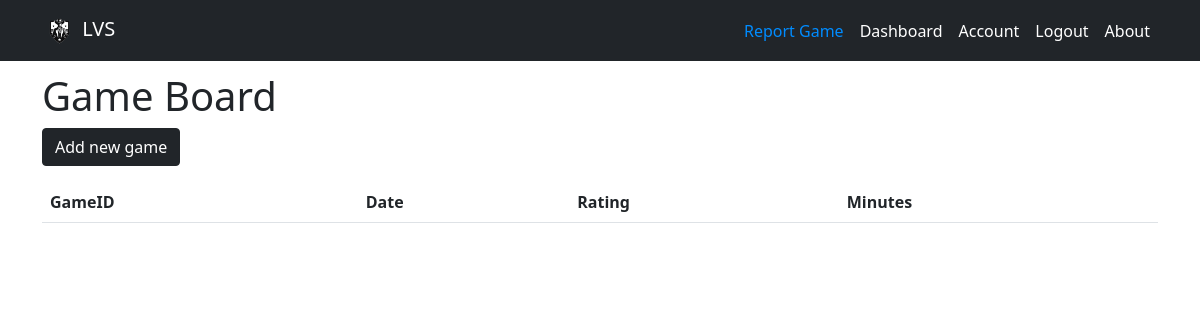
/games/1 (signed in), run on an earlier commit of the app's database.
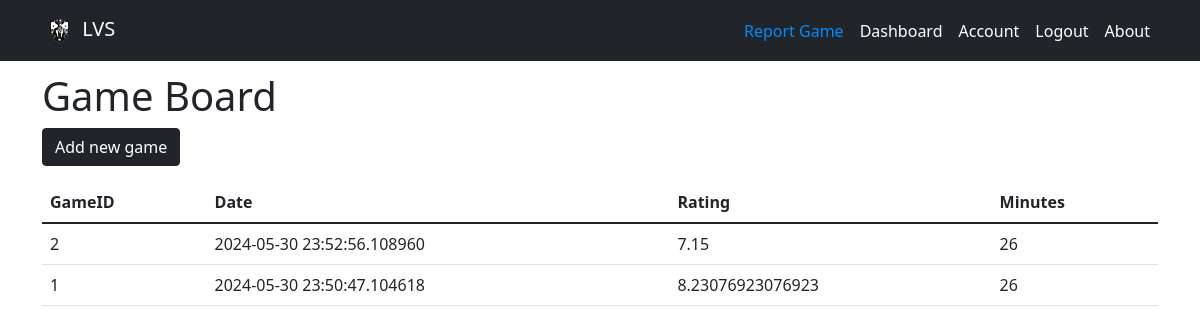
And on a later commit of the database.
### models.py (models this page shows, shortened)
class Game(db.Model):
    __tablename__ = 'game'
    id = db.Column(Integer, primary_key = True)
    position = db.Column(String(10))
    playerid = Column(Integer, ForeignKey('player.id', ondelete="CASCADE"))
    rating = Column(Float)
    game_date = Column(DateTime)
    goals = Column(Integer)
    assists = Column(Integer)
    tackles = Column(Integer)
    saves = Column(Integer)
    time = Column(Integer)

### app.py (the view)
@app.route('/games/<int:id>', methods=['GET'])
@login_required
def game(id):
    all_games = Game.query.order_by(Game.game_date.desc()).limit(5).all()
    player = Player.query.where(Player.id == id).first()
    return render_template("game.html", games = all_games, player = player)

### app.py (called while the page is built)
@login_manager.user_loader
def load_user(id):
    return Player.query.get(int(id))

@app.context_processor
def utility_processor():
    def games_rating(id):
        games = Game.query.where(Game.playerid == id)
        ratings = []
        game_count = 0
        for game in games:
            ratings += [game.rating]
            game_count += 1
        avg_rating = sum(ratings) / len(ratings) if ratings else 0
        avg_rating = "{:.2f}".format(avg_rating)
        return {'avg_rating': avg_rating, 'game_count': game_count}
    return dict(games_rating=games_rating)

### templates/game.html (shortened to what this page needs)
{% extends "base.html" %}
{% block head %}
    {{ super() }}
{% endblock %}
{% block content %}
      <h1>Game Board</h1>
      <p>
        <button type="button" class="btn btn-dark" data-bs-toggle="modal" data-bs-target="#addReviewModal">
            Add new game
        </button>
    </p>
      {% if True %}
          <table class="table">
              <thead>
                  <tr>
                      <th>GameID</th>
                      <th>Date</th>
                      <th>Rating</th>
                      <th>Minutes</th>
                  </tr>
              </thead>
              <tbody>
                  {% for game in games %}
                      <tr>
                          <td>{{ game.id }}</td>
                          <td>{{ game.game_date }}</td>
                          <td>{{ game.rating}}</td>
                          <td>{{ game.time}}</td>
                      </tr>
                  {% endfor %}
              </tbody>
          </table>
      {% else %}
          <p>No Users have reported games!</p>
      {% endif %}
{% endblock %}

What changed in the data, as far as the page shows it:
added Game: id "2", game_date "2024-05-30 23:52:56.108960", rating "7.15", time "26"
added Game: id "1", game_date "2024-05-30 23:50:47.104618", rating "8.23076923076923", time "26"
